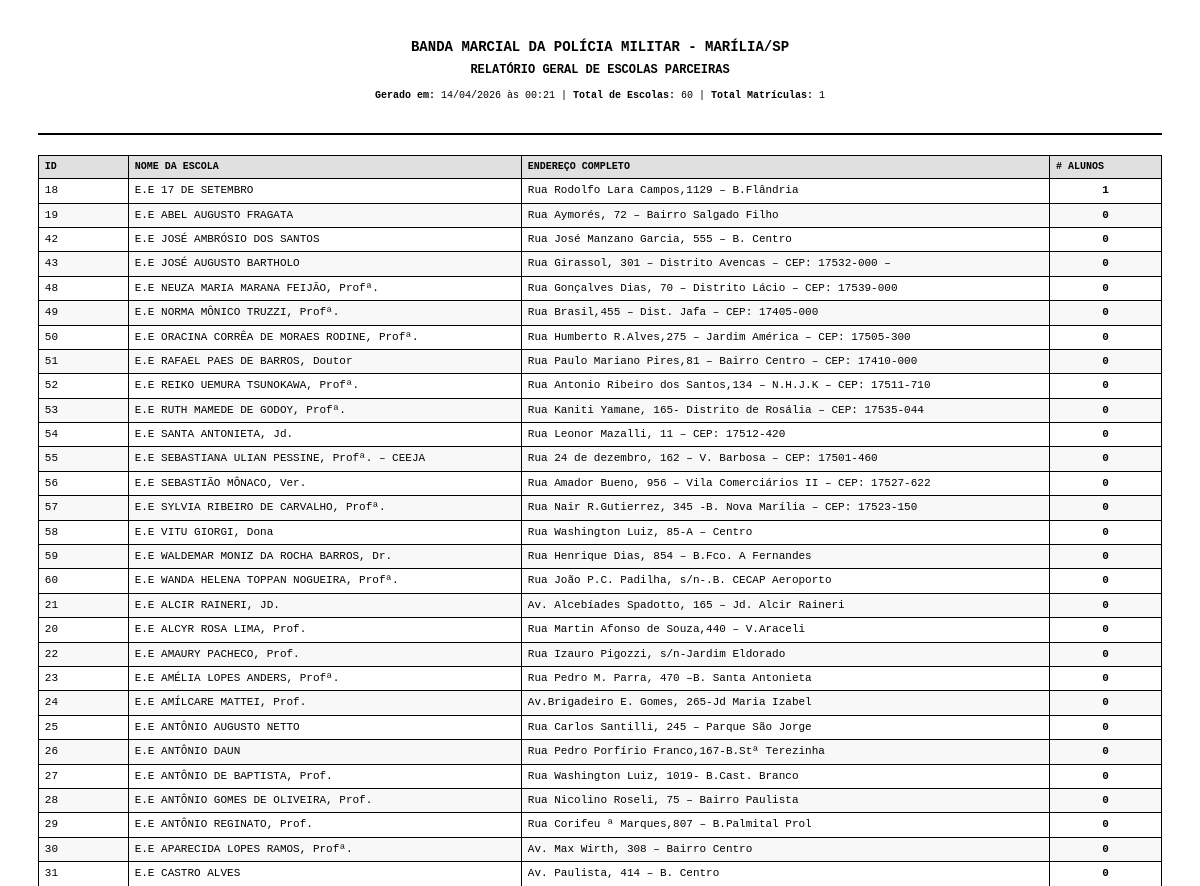
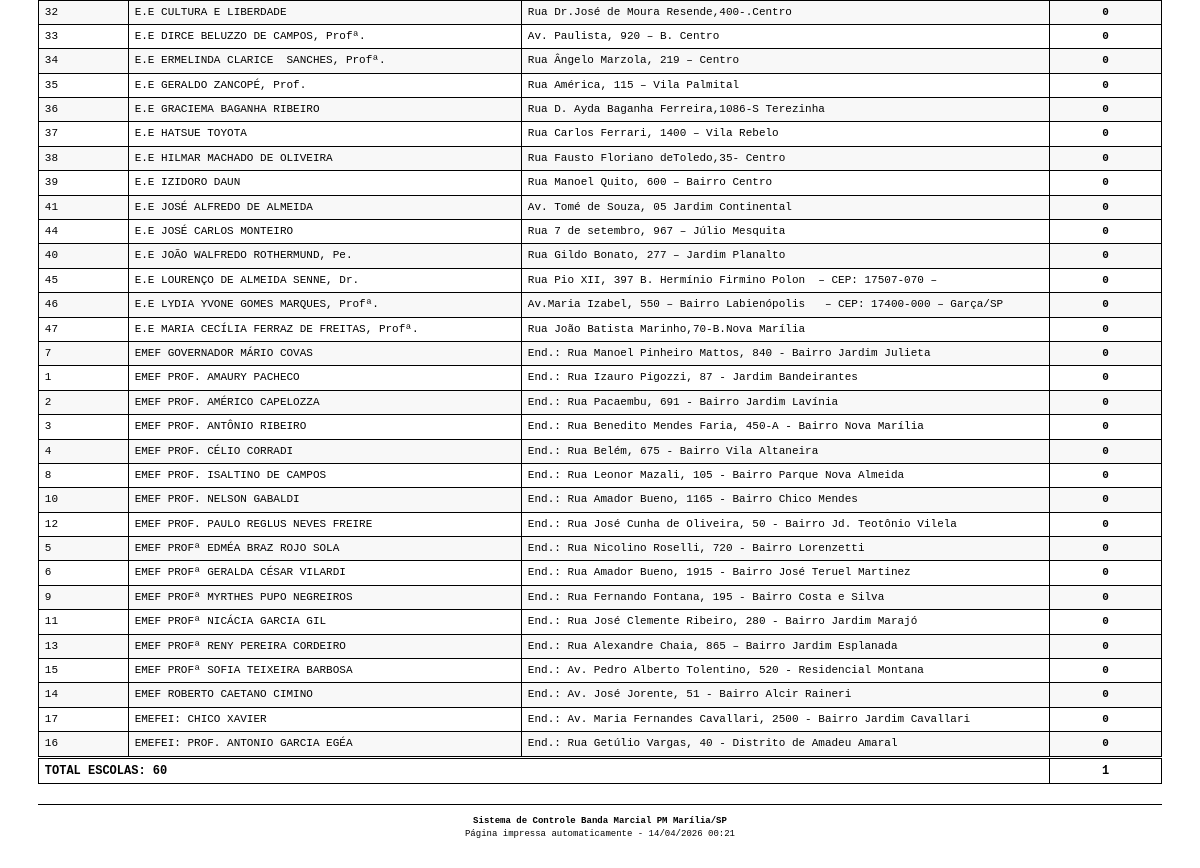
The page /admin/relatorio-escolas (signed in) on the database as committed earlier (2 pictures, top to bottom).
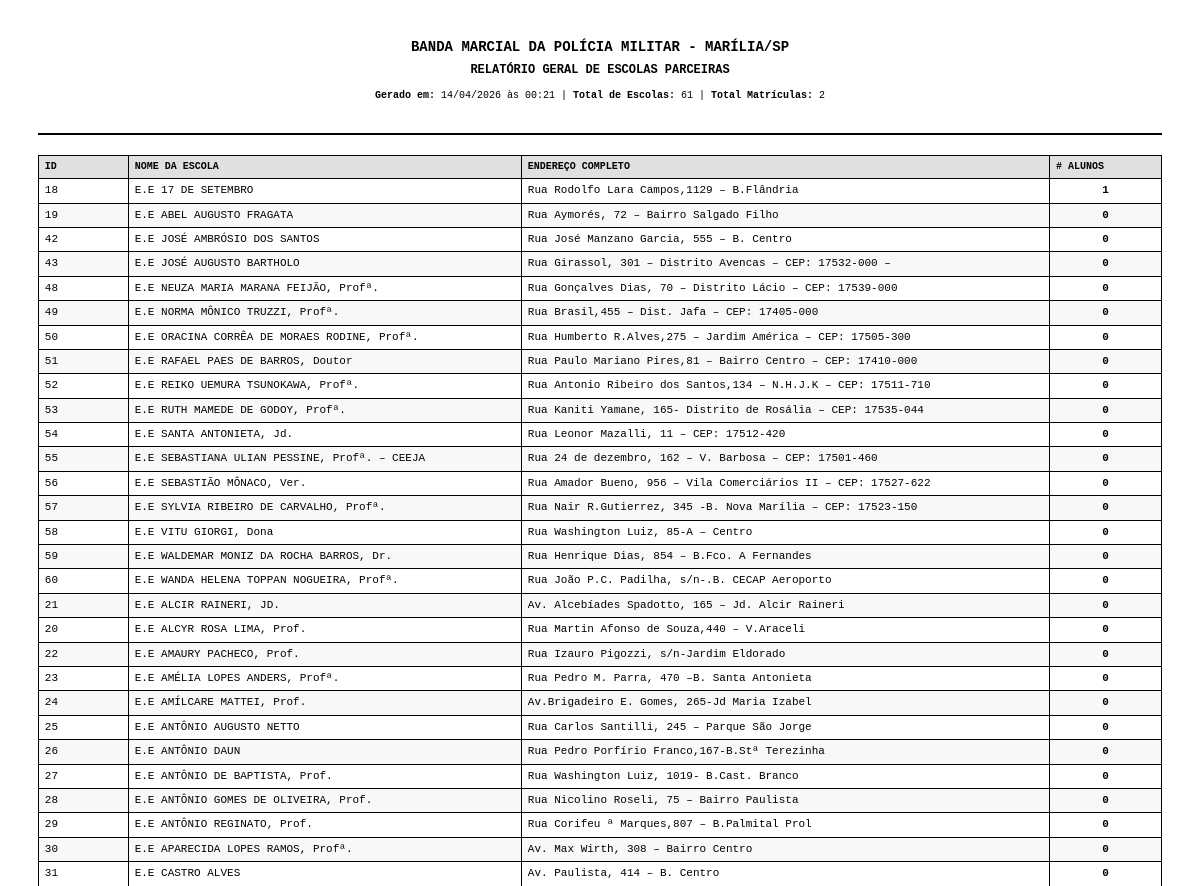
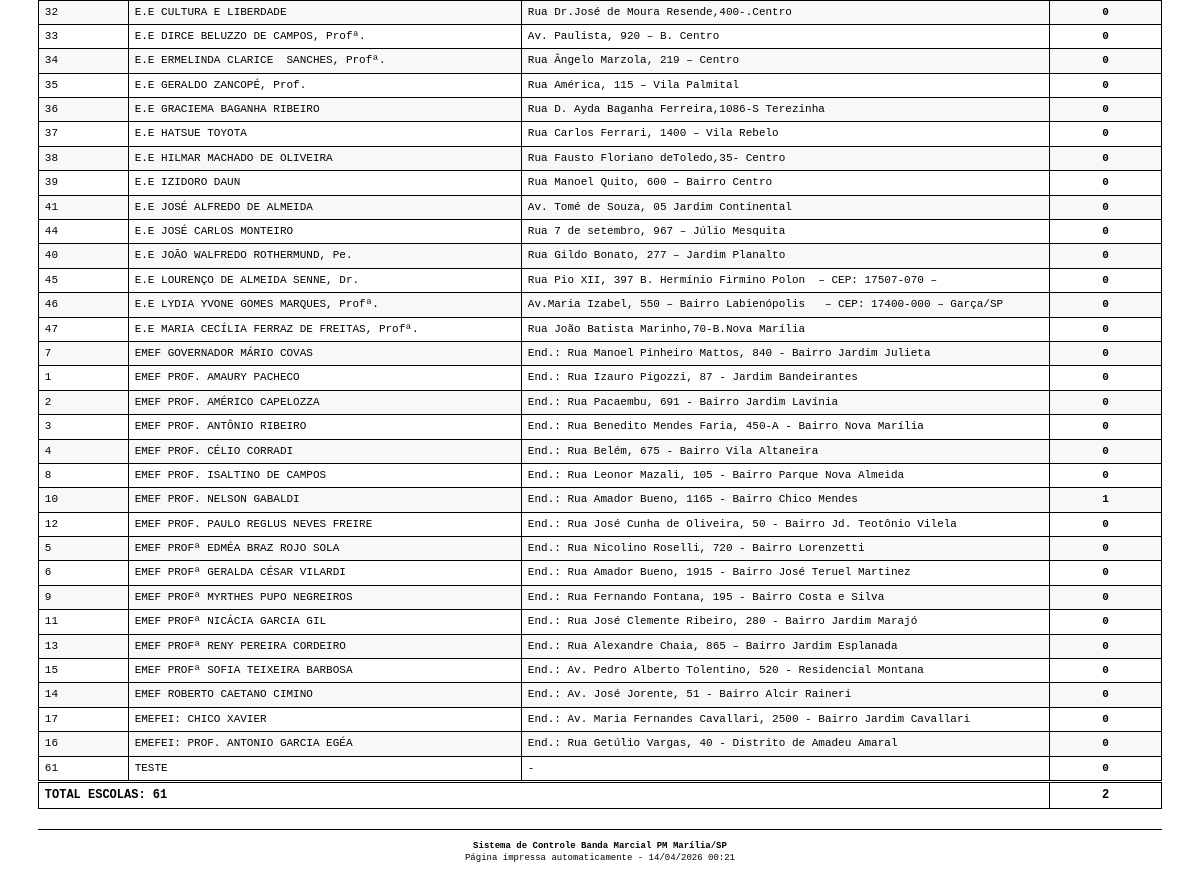
The same page on the database as committed later (2 pictures, top to bottom).
### app/models.py (models this page shows)
class Escola(db.Model):
    id = db.Column(db.Integer, primary_key=True)
    nome = db.Column(db.String(200), nullable=False)
    endereco = db.Column(db.String(300))
    alunos = db.relationship('AlunoEscola', backref='escola', lazy=True)

### app/routes.py (the view)
@main_bp.route("/admin/relatorio-escolas")
@login_required
@profissional_required
def relatorio_escolas():
    from datetime import datetime
    escolas = Escola.query.order_by(Escola.nome).all()
    total_escolas = len(escolas)
    total_matriculas = sum(len(e.alunos) for e in escolas)
    data_geracao = datetime.now()
    return render_template("relatorio_escolas_profissional.html",
                           escolas=escolas,
                           total_escolas=total_escolas,
                           total_matriculas=total_matriculas,
                           data_geracao=data_geracao)

### app/__init__.py (called while the page is built)
@login_manager.user_loader
def load_user(user_id):
    from .models import User
    return User.query.get(int(user_id))

### app/utils.py (called while the page is built)
def profissional_required(f):
    @wraps(f)
    def decorated_function(*args, **kwargs):
        if not current_user.is_authenticated:
            flash("Faça login para continuar.")
            return redirect(url_for("auth.login"))
        return f(*args, **kwargs)
    return decorated_function

### templates/relatorio_escolas_profissional.html (shortened to what this page needs)
<!DOCTYPE html>
<html lang="pt-br">
<head>
</head>
<body onload="window.print()">
  <div class="header">
    <h1>Banda Marcial da Polícia Militar - Marília/SP</h1>
    <h2>RELATÓRIO GERAL DE ESCOLAS PARCEIRAS</h2>
    <div class="info">
      <strong>Gerado em:</strong> {{ data_geracao.strftime('%d/%m/%Y às %H:%M') }} |
      <strong>Total de Escolas:</strong> {{ total_escolas }} |
      <strong>Total Matrículas:</strong> {{ total_matriculas }}
    </div>
  </div>
  <table>
    <thead>
      <tr>
        <th style="width: 8%;">ID</th>
        <th style="width: 35%;">Nome da Escola</th>
        <th style="width: 47%;">Endereço Completo</th>
        <th style="width: 10%;"># Alunos</th>
      </tr>
    </thead>
    <tbody>
      {% for escola in escolas %}
      <tr>
        <td>{{ escola.id }}</td>
        <td>{{ escola.nome or '-' }}</td>
        <td>{{ escola.endereco or '-' }}</td>
        <td style="text-align: center; font-weight: bold;">{{ escola.alunos|length }}</td>
      </tr>
      {% endfor %}
    </tbody>
    <tfoot>
      <tr class="total">
        <td colspan="3">TOTAL ESCOLAS: {{ total_escolas }}</td>
        <td style="text-align: center;">{{ total_matriculas }}</td>
      </tr>
    </tfoot>
  </table>
  <div class="rodape">
    <strong>Sistema de Controle Banda Marcial PM Marília/SP</strong><br>
    Página impressa automaticamente - {{ data_geracao.strftime('%d/%m/%Y %H:%M') }}
  </div>
</body>
</html>

Rows that differ between the two databases and show on the page:
computed for Escola "EMEF PROF. NELSON GABALDI": alunos|length "0" → "1"
added Escola: id "61", nome "TESTE", endereco "-", alunos|length "0"
Other text that changed with them:
{{ total_escolas }}: "60" → "61"
{{ total_matriculas }}: "1" → "2"
